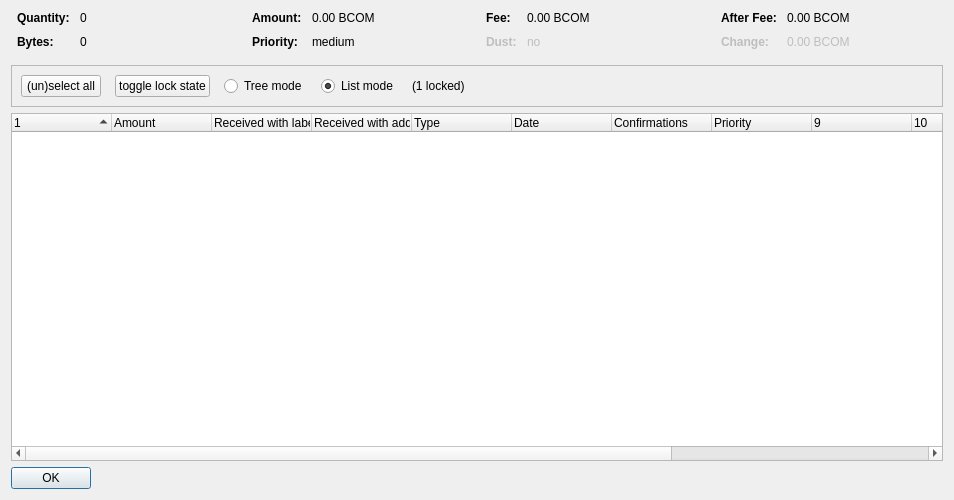
<?xml version="1.0" encoding="UTF-8"?>
<ui version="4.0">
 <class>CoinControlDialog</class>
 <widget class="QDialog" name="CoinControlDialog">
  <property name="geometry">
   <rect>
    <x>0</x>
    <y>0</y>
    <width>954</width>
    <height>500</height>
   </rect>
  </property>
  <property name="windowTitle">
   <string>Coin Selection</string>
  </property>
  <layout class="QVBoxLayout" name="verticalLayout">
   <item>
    <layout class="QHBoxLayout" name="horizontalLayoutTop" stretch="0,0,0,0">
     <property name="topMargin">
      <number>0</number>
     </property>
     <property name="bottomMargin">
      <number>10</number>
     </property>
     <item>
      <layout class="QFormLayout" name="formLayoutCoinControl1">
       <property name="horizontalSpacing">
        <number>10</number>
       </property>
       <property name="verticalSpacing">
        <number>10</number>
       </property>
       <property name="leftMargin">
        <number>6</number>
       </property>
       <property name="rightMargin">
        <number>6</number>
       </property>
       <item row="0" column="0">
        <widget class="QLabel" name="labelCoinControlQuantityText">
         <property name="font">
          <font>
           <weight>75</weight>
           <bold>true</bold>
          </font>
         </property>
         <property name="text">
          <string>Quantity:</string>
         </property>
        </widget>
       </item>
       <item row="0" column="1">
        <widget class="QLabel" name="labelCoinControlQuantity">
         <property name="cursor">
          <cursorShape>IBeamCursor</cursorShape>
         </property>
         <property name="contextMenuPolicy">
          <enum>Qt::ActionsContextMenu</enum>
         </property>
         <property name="text">
          <string notr="true">0</string>
         </property>
         <property name="textInteractionFlags">
          <set>Qt::LinksAccessibleByMouse|Qt::TextSelectableByKeyboard|Qt::TextSelectableByMouse</set>
         </property>
        </widget>
       </item>
       <item row="1" column="0">
        <widget class="QLabel" name="labelCoinControlBytesText">
         <property name="font">
          <font>
           <weight>75</weight>
           <bold>true</bold>
          </font>
         </property>
         <property name="text">
          <string>Bytes:</string>
         </property>
        </widget>
       </item>
       <item row="1" column="1">
        <widget class="QLabel" name="labelCoinControlBytes">
         <property name="cursor">
          <cursorShape>IBeamCursor</cursorShape>
         </property>
         <property name="contextMenuPolicy">
          <enum>Qt::ActionsContextMenu</enum>
         </property>
         <property name="text">
          <string notr="true">0</string>
         </property>
         <property name="textInteractionFlags">
          <set>Qt::LinksAccessibleByMouse|Qt::TextSelectableByKeyboard|Qt::TextSelectableByMouse</set>
         </property>
        </widget>
       </item>
      </layout>
     </item>
     <item>
      <layout class="QFormLayout" name="formLayoutCoinControl2">
       <property name="horizontalSpacing">
        <number>10</number>
       </property>
       <property name="verticalSpacing">
        <number>10</number>
       </property>
       <property name="leftMargin">
        <number>6</number>
       </property>
       <property name="rightMargin">
        <number>6</number>
       </property>
       <item row="0" column="0">
        <widget class="QLabel" name="labelCoinControlAmountText">
         <property name="font">
          <font>
           <weight>75</weight>
           <bold>true</bold>
          </font>
         </property>
         <property name="text">
          <string>Amount:</string>
         </property>
        </widget>
       </item>
       <item row="0" column="1">
        <widget class="QLabel" name="labelCoinControlAmount">
         <property name="cursor">
          <cursorShape>IBeamCursor</cursorShape>
         </property>
         <property name="contextMenuPolicy">
          <enum>Qt::ActionsContextMenu</enum>
         </property>
         <property name="text">
          <string notr="true">0.00 BCOM</string>
         </property>
         <property name="textInteractionFlags">
          <set>Qt::LinksAccessibleByMouse|Qt::TextSelectableByKeyboard|Qt::TextSelectableByMouse</set>
         </property>
        </widget>
       </item>
       <item row="1" column="0">
        <widget class="QLabel" name="labelCoinControlPriorityText">
         <property name="font">
          <font>
           <weight>75</weight>
           <bold>true</bold>
          </font>
         </property>
         <property name="text">
          <string>Priority:</string>
         </property>
        </widget>
       </item>
       <item row="1" column="1">
        <widget class="QLabel" name="labelCoinControlPriority">
         <property name="cursor">
          <cursorShape>IBeamCursor</cursorShape>
         </property>
         <property name="contextMenuPolicy">
          <enum>Qt::ActionsContextMenu</enum>
         </property>
         <property name="text">
          <string>medium</string>
         </property>
         <property name="textInteractionFlags">
          <set>Qt::LinksAccessibleByMouse|Qt::TextSelectableByKeyboard|Qt::TextSelectableByMouse</set>
         </property>
        </widget>
       </item>
      </layout>
     </item>
     <item>
      <layout class="QFormLayout" name="formLayoutCoinControl3">
       <property name="horizontalSpacing">
        <number>10</number>
       </property>
       <property name="verticalSpacing">
        <number>10</number>
       </property>
       <property name="leftMargin">
        <number>6</number>
       </property>
       <property name="rightMargin">
        <number>6</number>
       </property>
       <item row="0" column="0">
        <widget class="QLabel" name="labelCoinControlFeeText">
         <property name="font">
          <font>
           <weight>75</weight>
           <bold>true</bold>
          </font>
         </property>
         <property name="text">
          <string>Fee:</string>
         </property>
        </widget>
       </item>
       <item row="0" column="1">
        <widget class="QLabel" name="labelCoinControlFee">
         <property name="cursor">
          <cursorShape>IBeamCursor</cursorShape>
         </property>
         <property name="contextMenuPolicy">
          <enum>Qt::ActionsContextMenu</enum>
         </property>
         <property name="text">
          <string notr="true">0.00 BCOM</string>
         </property>
         <property name="textInteractionFlags">
          <set>Qt::LinksAccessibleByMouse|Qt::TextSelectableByKeyboard|Qt::TextSelectableByMouse</set>
         </property>
        </widget>
       </item>
       <item row="1" column="0">
        <widget class="QLabel" name="labelCoinControlLowOutputText">
         <property name="enabled">
          <bool>false</bool>
         </property>
         <property name="font">
          <font>
           <weight>75</weight>
           <bold>true</bold>
          </font>
         </property>
         <property name="text">
          <string>Dust:</string>
         </property>
        </widget>
       </item>
       <item row="1" column="1">
        <widget class="QLabel" name="labelCoinControlLowOutput">
         <property name="enabled">
          <bool>false</bool>
         </property>
         <property name="cursor">
          <cursorShape>IBeamCursor</cursorShape>
         </property>
         <property name="contextMenuPolicy">
          <enum>Qt::ActionsContextMenu</enum>
         </property>
         <property name="text">
          <string>no</string>
         </property>
         <property name="textInteractionFlags">
          <set>Qt::LinksAccessibleByMouse|Qt::TextSelectableByKeyboard|Qt::TextSelectableByMouse</set>
         </property>
        </widget>
       </item>
      </layout>
     </item>
     <item>
      <layout class="QFormLayout" name="formLayoutCoinControl4">
       <property name="horizontalSpacing">
        <number>10</number>
       </property>
       <property name="verticalSpacing">
        <number>10</number>
       </property>
       <property name="leftMargin">
        <number>6</number>
       </property>
       <property name="rightMargin">
        <number>6</number>
       </property>
       <item row="0" column="0">
        <widget class="QLabel" name="labelCoinControlAfterFeeText">
         <property name="font">
          <font>
           <weight>75</weight>
           <bold>true</bold>
          </font>
         </property>
         <property name="text">
          <string>After Fee:</string>
         </property>
        </widget>
       </item>
       <item row="0" column="1">
        <widget class="QLabel" name="labelCoinControlAfterFee">
         <property name="cursor">
          <cursorShape>IBeamCursor</cursorShape>
         </property>
         <property name="contextMenuPolicy">
          <enum>Qt::ActionsContextMenu</enum>
         </property>
         <property name="text">
          <string notr="true">0.00 BCOM</string>
         </property>
         <property name="textInteractionFlags">
          <set>Qt::LinksAccessibleByMouse|Qt::TextSelectableByKeyboard|Qt::TextSelectableByMouse</set>
         </property>
        </widget>
       </item>
       <item row="1" column="0">
        <widget class="QLabel" name="labelCoinControlChangeText">
         <property name="enabled">
          <bool>false</bool>
         </property>
         <property name="font">
          <font>
           <weight>75</weight>
           <bold>true</bold>
          </font>
         </property>
         <property name="text">
          <string>Change:</string>
         </property>
        </widget>
       </item>
       <item row="1" column="1">
        <widget class="QLabel" name="labelCoinControlChange">
         <property name="enabled">
          <bool>false</bool>
         </property>
         <property name="cursor">
          <cursorShape>IBeamCursor</cursorShape>
         </property>
         <property name="contextMenuPolicy">
          <enum>Qt::ActionsContextMenu</enum>
         </property>
         <property name="text">
          <string notr="true">0.00 BCOM</string>
         </property>
         <property name="textInteractionFlags">
          <set>Qt::LinksAccessibleByMouse|Qt::TextSelectableByKeyboard|Qt::TextSelectableByMouse</set>
         </property>
        </widget>
       </item>
      </layout>
     </item>
    </layout>
   </item>
   <item>
    <widget class="QFrame" name="frame">
     <property name="minimumSize">
      <size>
       <width>0</width>
       <height>40</height>
      </size>
     </property>
     <property name="frameShape">
      <enum>QFrame::StyledPanel</enum>
     </property>
     <property name="frameShadow">
      <enum>QFrame::Sunken</enum>
     </property>
     <layout class="QHBoxLayout" name="horizontalLayout">
      <item>
       <layout class="QHBoxLayout" name="horizontalLayoutPanel" stretch="0,0,0,0,0,0">
        <property name="spacing">
         <number>14</number>
        </property>
        <item>
         <widget class="QPushButton" name="pushButtonSelectAll">
          <property name="sizePolicy">
           <sizepolicy hsizetype="Maximum" vsizetype="Fixed">
            <horstretch>0</horstretch>
            <verstretch>0</verstretch>
           </sizepolicy>
          </property>
          <property name="text">
           <string>(un)select all</string>
          </property>
          <property name="autoDefault">
           <bool>false</bool>
          </property>
         </widget>
        </item>
        <item>
         <widget class="QPushButton" name="pushButtonToggleLock">
          <property name="sizePolicy">
           <sizepolicy hsizetype="Maximum" vsizetype="Fixed">
            <horstretch>0</horstretch>
            <verstretch>0</verstretch>
           </sizepolicy>
          </property>
          <property name="text">
           <string>toggle lock state</string>
          </property>
          <property name="autoDefault">
           <bool>false</bool>
          </property>
         </widget>
        </item>
        <item>
         <widget class="QRadioButton" name="radioTreeMode">
          <property name="sizePolicy">
           <sizepolicy hsizetype="Maximum" vsizetype="Fixed">
            <horstretch>0</horstretch>
            <verstretch>0</verstretch>
           </sizepolicy>
          </property>
          <property name="text">
           <string>Tree mode</string>
          </property>
         </widget>
        </item>
        <item>
         <widget class="QRadioButton" name="radioListMode">
          <property name="sizePolicy">
           <sizepolicy hsizetype="Maximum" vsizetype="Fixed">
            <horstretch>0</horstretch>
            <verstretch>0</verstretch>
           </sizepolicy>
          </property>
          <property name="text">
           <string>List mode</string>
          </property>
          <property name="checked">
           <bool>true</bool>
          </property>
         </widget>
        </item>
        <item>
         <widget class="QLabel" name="labelLocked">
          <property name="text">
           <string>(1 locked)</string>
          </property>
         </widget>
        </item>
        <item>
         <spacer name="horizontalSpacer">
          <property name="orientation">
           <enum>Qt::Horizontal</enum>
          </property>
          <property name="sizeHint" stdset="0">
           <size>
            <width>40</width>
            <height>20</height>
           </size>
          </property>
         </spacer>
        </item>
       </layout>
      </item>
     </layout>
    </widget>
   </item>
   <item>
    <widget class="CoinControlTreeWidget" name="treeWidget">
     <property name="contextMenuPolicy">
      <enum>Qt::CustomContextMenu</enum>
     </property>
     <property name="sortingEnabled">
      <bool>false</bool>
     </property>
     <property name="columnCount">
      <number>13</number>
     </property>
     <attribute name="headerShowSortIndicator" stdset="0">
      <bool>true</bool>
     </attribute>
     <attribute name="headerStretchLastSection">
      <bool>false</bool>
     </attribute>
     <column>
      <property name="text">
       <string/>
      </property>
     </column>
     <column>
      <property name="text">
       <string>Amount</string>
      </property>
     </column>
     <column>
      <property name="text">
       <string>Received with label</string>
      </property>
     </column>
     <column>
      <property name="text">
       <string>Received with address</string>
      </property>
     </column>
     <column>
      <property name="text">
	<string>Type</string>
      </property>
     </column>
     <column>
      <property name="text">	 
       <string>Date</string>
      </property>
     </column>
     <column>
      <property name="text">
       <string>Confirmations</string>
      </property>
      <property name="toolTip">
       <string>Confirmed</string>
      </property>
     </column>
     <column>
      <property name="text">
       <string>Priority</string>
      </property>
     </column>
     <column>
      <property name="text">
       <string/>
      </property>
     </column>
     <column>
      <property name="text">
       <string/>
      </property>
     </column>
     <column>
      <property name="text">
       <string/>
      </property>
     </column>
     <column>
      <property name="text">
       <string/>
      </property>
     </column>
     <column>
      <property name="text">
       <string/>
      </property>
     </column>
    </widget>
   </item>
   <item>
    <widget class="QDialogButtonBox" name="buttonBox">
     <property name="sizePolicy">
      <sizepolicy hsizetype="Maximum" vsizetype="Fixed">
       <horstretch>0</horstretch>
       <verstretch>0</verstretch>
      </sizepolicy>
     </property>
     <property name="orientation">
      <enum>Qt::Horizontal</enum>
     </property>
     <property name="standardButtons">
      <set>QDialogButtonBox::Ok</set>
     </property>
    </widget>
   </item>
  </layout>
 </widget>
 <customwidgets>
  <customwidget>
   <class>CoinControlTreeWidget</class>
   <extends>QTreeWidget</extends>
   <header>coincontroltreewidget.h</header>
  </customwidget>
 </customwidgets>
 <resources/>
 <connections/>
</ui>
